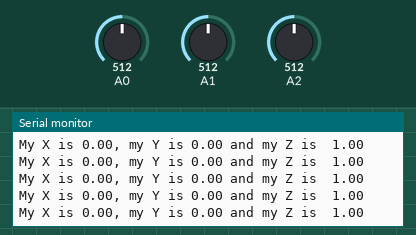
Recording of a sketch running on a simulated Arduino Uno, built with avr-gcc and run on an emulated ATmega328P. On the bench: the last lines printed to the serial monitor. The test bench sets the inputs (shaded band); at power-on: A0 = 512, A1 = 512, A2 = 512.

Above: at 1.2 s.
1.3 s: A0 set to 496
At 1.33 s:
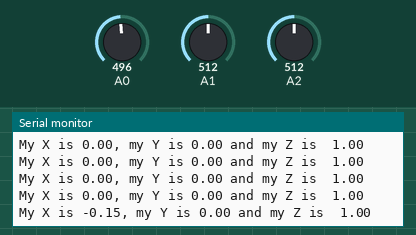
10.3 s: A1 set to 521
At 10.31 s:
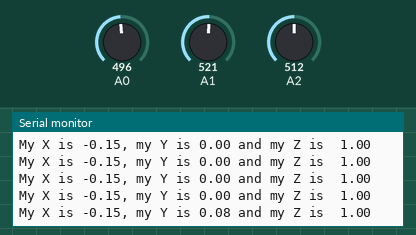
13.3 s: A1 set to 497
At 13.37 s:
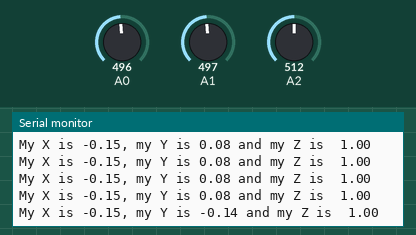
Timing chart, 0 to 15.8 s (numbered marks = the images above; inputs shaded):
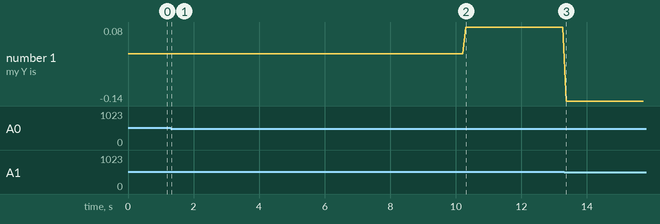

Measured:
- after the input at 1.3 s, the serial monitor: prints a new line at once (image 1)
- after the input at 10.3 s, the serial monitor: prints a new line at once (image 2)
- after the input at 13.3 s, the serial monitor: prints a new line after 0.07 s (image 3)
- plotted number 1: 0 → 0.08 after the input at 10.3 s, 0.08 → -0.14 after the input at 13.3 s

The sketch:

accelerometer.ino
```cpp
// Accelerometer - by Harrison Shoebridge, 2016.

float offsetX;
float offsetY;
float offsetZ;

void setup() {
  // put your setup code here, to run once:
  Serial.begin(9600);

  offsetX = getGs(analogRead(A0));
  offsetY = getGs(analogRead(A1));
  offsetZ = getGs(analogRead(A2)) - 1;
}

void loop() {
  float x = getGs(analogRead(A0)) - offsetX;
  float y = getGs(analogRead(A1)) - offsetY;
  float z = getGs(analogRead(A2)) - offsetZ;

  Serial.print("My X is "); Serial.print(x); Serial.print(", my Y is "); Serial.print(y); Serial.print(" and my Z is  "); Serial.println(z);
  delay(100);
}

float getGs(int value) {
  return (1.5 * ((map(value, 0, 675, 0, 3300) / 1000.0) / 0.8));
}
```
